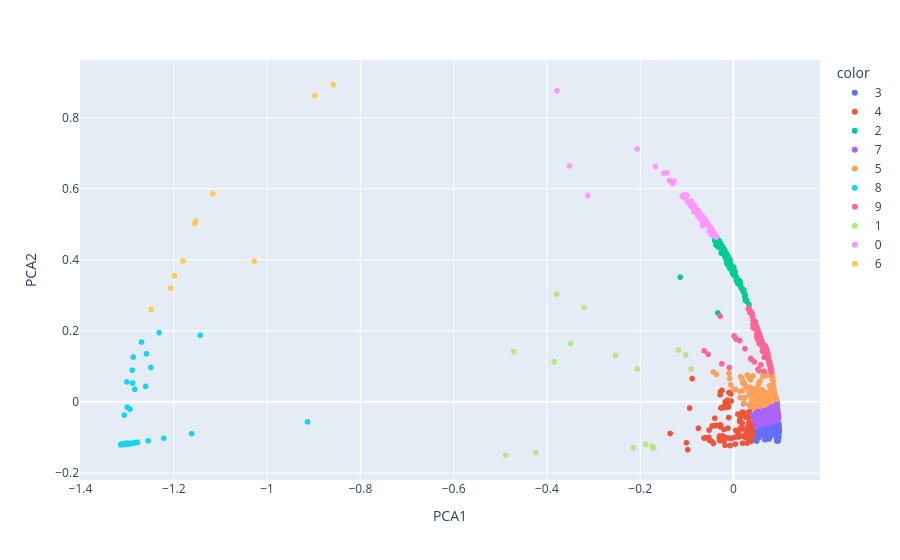

The notebook cell this image was saved under:
### Code cell
# Visualiser les classes
scatter_plot(New_df,Pred)

### Figure 1 — Plotly figure (JSON) as saved in the notebook; plotly's stock layout.template omitted (floating-point values rounded to 4 significant figures; data arrays with more than 128 entries replaced by an {"elided": "..."} marker saying what was removed)
{"data": [{"hovertemplate": "color=3<br>PCA1=%{x}<br>PCA2=%{y}<extra></extra>", "legendgroup": "3", "marker": {"color": "#636efa", "symbol": "circle"}, "mode": "markers", "name": "3", "showlegend": true, "type": "scattergl", "x": {"elided": "1341 float values"}, "xaxis": "x", "y": {"elided": "1341 float values"}, "yaxis": "y"}, {"hovertemplate": "color=4<br>PCA1=%{x}<br>PCA2=%{y}<extra></extra>", "legendgroup": "4", "marker": {"color": "#EF553B", "symbol": "circle"}, "mode": "markers", "name": "4", "showlegend": true, "type": "scattergl", "x": {"elided": "149 float values"}, "xaxis": "x", "y": {"elided": "149 float values"}, "yaxis": "y"}, {"hovertemplate": "color=2<br>PCA1=%{x}<br>PCA2=%{y}<extra></extra>", "legendgroup": "2", "marker": {"color": "#00cc96", "symbol": "circle"}, "mode": "markers", "name": "2", "showlegend": true, "type": "scattergl", "x": {"elided": "153 float values"}, "xaxis": "x", "y": {"elided": "153 float values"}, "yaxis": "y"}, {"hovertemplate": "color=7<br>PCA1=%{x}<br>PCA2=%{y}<extra></extra>", "legendgroup": "7", "marker": {"color": "#ab63fa", "symbol": "circle"}, "mode": "markers", "name": "7", "showlegend": true, "type": "scattergl", "x": {"elided": "717 float values"}, "xaxis": "x", "y": {"elided": "717 float values"}, "yaxis": "y"}, {"hovertemplate": "color=5<br>PCA1=%{x}<br>PCA2=%{y}<extra></extra>", "legendgroup": "5", "marker": {"color": "#FFA15A", "symbol": "circle"}, "mode": "markers", "name": "5", "showlegend": true, "type": "scattergl", "x": {"elided": "268 float values"}, "xaxis": "x", "y": {"elided": "268 float values"}, "yaxis": "y"}, {"hovertemplate": "color=8<br>PCA1=%{x}<br>PCA2=%{y}<extra></extra>", "legendgroup": "8", "marker": {"color": "#19d3f3", "symbol": "circle"}, "mode": "markers", "name": "8", "showlegend": true, "type": "scattergl", "x": {"elided": "147 float values"}, "xaxis": "x", "y": {"elided": "147 float values"}, "yaxis": "y"}, {"hovertemplate": "color=9<br>PCA1=%{x}<br>PCA2=%{y}<extra></extra>", "legendgroup": "9", "marker": {"color": "#FF6692", "symbol": "circle"}, "mode": "markers", "name": "9", "showlegend": true, "type": "scattergl", "x": {"elided": "261 float values"}, "xaxis": "x", "y": {"elided": "261 float values"}, "yaxis": "y"}, {"hovertemplate": "color=1<br>PCA1=%{x}<br>PCA2=%{y}<extra></extra>", "legendgroup": "1", "marker": {"color": "#B6E880", "symbol": "circle"}, "mode": "markers", "name": "1", "showlegend": true, "type": "scattergl", "x": [-0.1712, -0.4712, -0.3793, -0.118, -0.2151, -0.188, -0.0907, -0.1744, -0.206, -0.1712, -0.1712, -0.3846, -0.4239, -0.3204, -0.3494, -0.1024, -0.488, -0.2528], "xaxis": "x", "y": [-0.1302, 0.1415, 0.3036, 0.146, -0.1291, -0.1199, 0.09238, -0.1246, 0.09258, -0.1302, -0.1302, 0.1123, -0.1431, 0.2661, 0.1644, 0.132, -0.1503, 0.131], "yaxis": "y"}, {"hovertemplate": "color=0<br>PCA1=%{x}<br>PCA2=%{y}<extra></extra>", "legendgroup": "0", "marker": {"color": "#FF97FF", "symbol": "circle"}, "mode": "markers", "name": "0", "showlegend": true, "type": "scattergl", "x": [-0.04818, -0.04374, -0.052, -0.0469, -0.04242, -0.04963, -0.05496, -0.0407, -0.0765, -0.03736, -0.06619, -0.08913, -0.06506, -0.1673, -0.3514, -0.03921, -0.07136, -0.03696, -0.1006, -0.07289, -0.2065, -0.04818, -0.04818, -0.06456, -0.04756, -0.09719, -0.06194, -0.04561, -0.09019, -0.06733, -0.0496, -0.105, -0.06316, -0.04645, -0.09209, -0.06607, -0.04875, -0.1031, -0.03687, -0.06412, -0.08257, -0.06041, -0.1495, -0.05446, -0.04003, -0.07312, -0.0764, -0.05611, -0.1302, -0.1274, -0.06288, -0.09062, -0.3125, -0.04888, -0.05206, -0.1069, -0.05701, -0.04268, -0.08483, -0.05199, -0.03822, -0.06823, -0.07939, -0.05822, -0.1373, -0.05904, -0.04365, -0.08587, -0.04797, -0.05147, -0.1083, -0.143, -0.07647, -0.1006, -0.3784, -0.06456, -0.04756, -0.09719, -0.06456, -0.04756, -0.09719, -0.04465, -0.06675, -0.047, -0.05086, -0.11], "xaxis": "x", "y": [0.4732, 0.4777, 0.4812, 0.4698, 0.4754, 0.4771, 0.5008, 0.4741, 0.5281, 0.4664, 0.5079, 0.56, 0.5195, 0.6626, 0.6644, 0.4694, 0.5156, 0.4647, 0.5793, 0.534, 0.712, 0.4732, 0.4732, 0.518, 0.4871, 0.5624, 0.5126, 0.4827, 0.5501, 0.5236, 0.4915, 0.5757, 0.5145, 0.484, 0.5529, 0.5217, 0.4902, 0.5731, 0.464, 0.5027, 0.5518, 0.5133, 0.6439, 0.4983, 0.4713, 0.5206, 0.54, 0.5043, 0.6145, 0.6214, 0.499, 0.5651, 0.5809, 0.4847, 0.497, 0.5828, 0.5019, 0.476, 0.5349, 0.4945, 0.4684, 0.5134, 0.5443, 0.5075, 0.6232, 0.509, 0.4804, 0.5453, 0.4795, 0.4936, 0.5786, 0.6444, 0.524, 0.5819, 0.876, 0.518, 0.4871, 0.5624, 0.518, 0.4871, 0.5624, 0.4796, 0.4954, 0.4768, 0.4921, 0.5787], "yaxis": "y"}, {"hovertemplate": "color=6<br>PCA1=%{x}<br>PCA2=%{y}<extra></extra>", "legendgroup": "6", "marker": {"color": "#FECB52", "symbol": "circle"}, "mode": "markers", "name": "6", "showlegend": true, "type": "scattergl", "x": [-1.181, -1.199, -1.155, -1.207, -1.153, -1.249, -0.858, -0.898, -1.116, -1.028], "xaxis": "x", "y": [0.3965, 0.3552, 0.502, 0.3199, 0.509, 0.26, 0.8928, 0.8621, 0.5866, 0.3956], "yaxis": "y"}], "layout": {"legend": {"title": {"text": "color"}, "tracegroupgap": 0}, "margin": {"t": 60}, "xaxis": {"anchor": "y", "domain": [0, 1], "title": {"text": "PCA1"}}, "yaxis": {"anchor": "x", "domain": [0, 1], "title": {"text": "PCA2"}}}}
